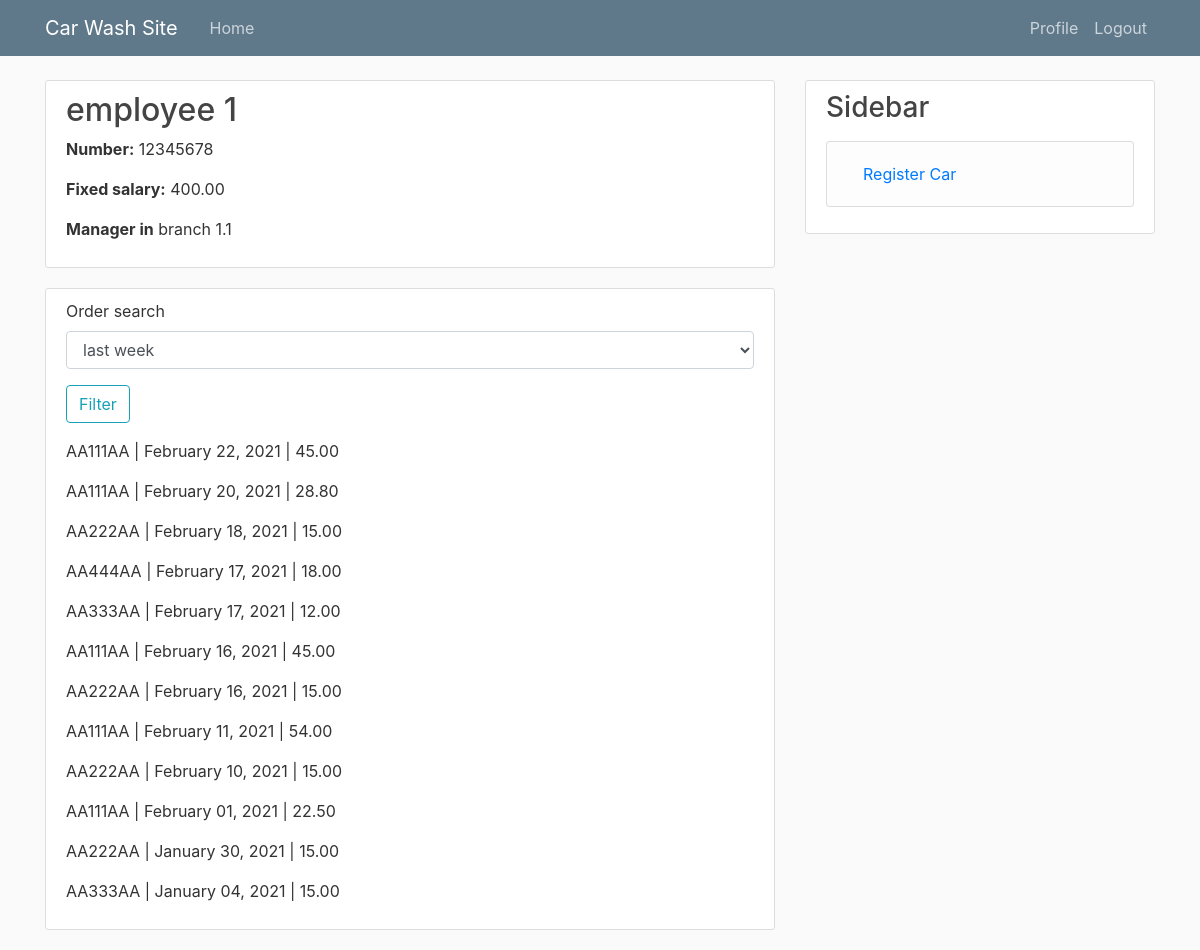
The app's page /employee/detail/ (signed in), older data.
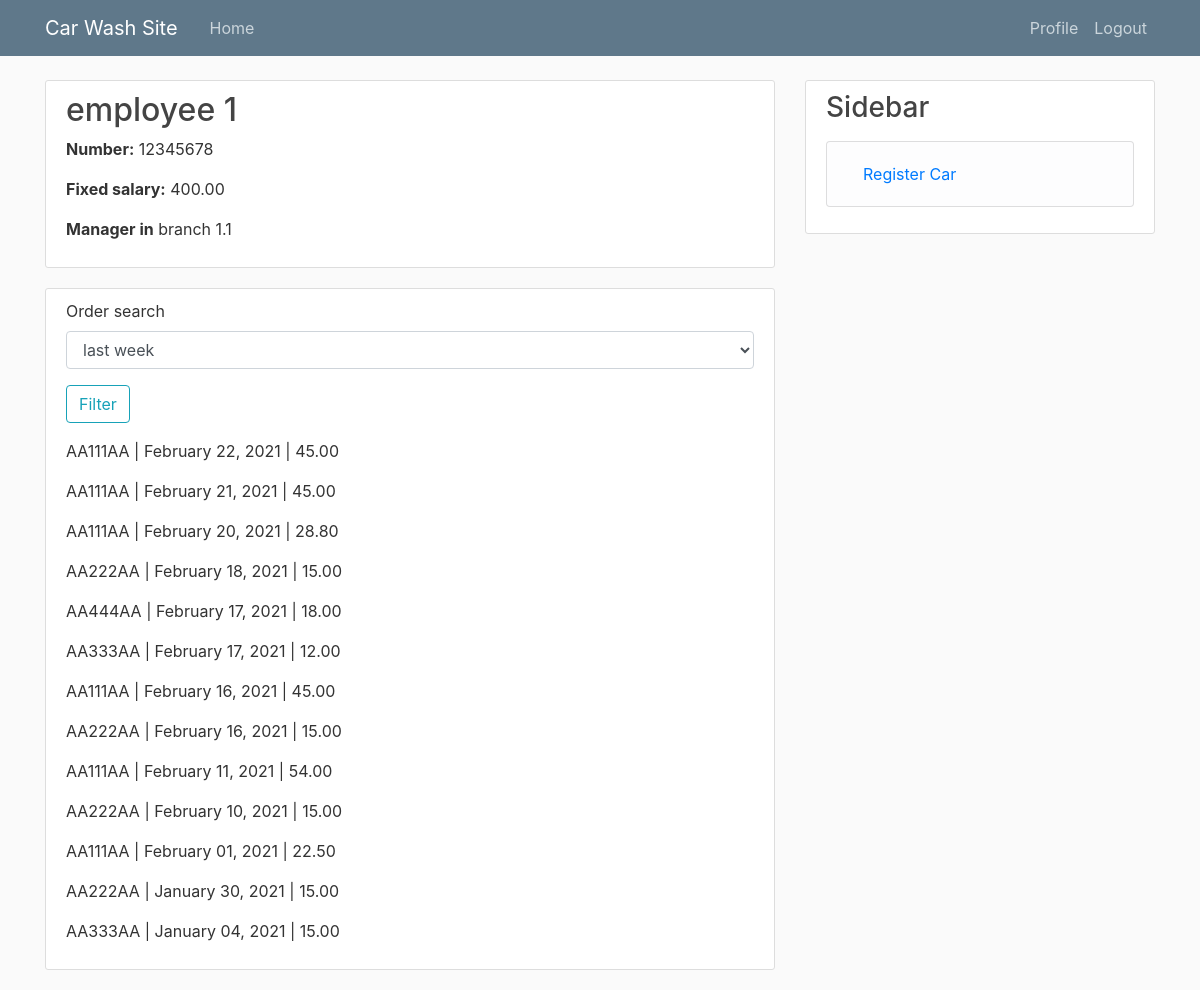
The same page, newer data.
### car_wash_app/models.py (models this page shows, shortened)
class EmployeeProfile(models.Model):
    employee = models.OneToOneField(
        User,
        on_delete=models.CASCADE,
        verbose_name=_("Employee"),
        related_name="employeeprofile",
    )
    full_name = models.CharField(_("Full Name"), max_length = 255)
    age = models.PositiveSmallIntegerField(_("Age"))
    mobile_number = models.CharField(max_length=20, verbose_name=_("Mobile Number"))
    manager = models.BooleanField(default=False, verbose_name=_("Manager"))
    branch = models.ForeignKey(
        Branch,
        on_delete=models.CASCADE,
        verbose_name=_("Branch"),
        related_name="employee",
    )
    salary = models.DecimalField(
        max_digits=8,
        decimal_places=2,
        verbose_name=_('Salary'),
        help_text='in Lari',
    )
    order_percentage = models.IntegerField(verbose_name=_("Percentage of order price"))
    class Meta:
        constraints = [
            UniqueConstraint(
                fields=['branch'],
                condition=Q(manager=True),
                name="unique_together_manager_branch",
            )
        ]

class Branch(models.Model):
    company = models.ForeignKey(
        CompanyProfile,
        on_delete=models.CASCADE,
        verbose_name=_("Company"),
        related_name="branch",
    )
    title = models.CharField(max_length=255, verbose_name=_('Branch'))
    location = models.OneToOneField(Location, on_delete=models.PROTECT, verbose_name=_("Location"))
    description = models.TextField(verbose_name=_("Description"))
    image = models.ImageField(null=True, blank=True, upload_to="pictures", verbose_name=_("Image"))
    def __str__(self):
        return self.title
    class Meta:
        verbose_name = _('Branch')
        verbose_name_plural = _('Branches')

class Order(models.Model):
    car = models.ForeignKey(
        to='Car', related_name='orders',
        on_delete=models.PROTECT,
    )
    branch = models.ForeignKey(Branch, on_delete=models.CASCADE, verbose_name=_("Branch"))
    employee = models.ForeignKey(
        to='EmployeeProfile', on_delete=models.SET_NULL,
        null=True, related_name='orders',
    )
    employee_order_percentage = models.IntegerField(_("Employee percetage from order price"))
    coupon = models.ForeignKey(
        to='Coupon', related_name='orders',
        on_delete=models.SET_NULL,
        null=True, blank=True,
    )
    wash_type = models.ForeignKey(
        to='WashType', related_name='orders',
        on_delete=models.PROTECT,
    )
    note = models.TextField(null=True, blank=True, verbose_name=_("Note"))
    price = models.DecimalField(max_digits=4, decimal_places=2, verbose_name=_("Price"))
    created_date = models.DateTimeField(auto_now_add=True, verbose_name=_("Created date"))
    start_date = models.DateTimeField(verbose_name=_('Scheduled time'))
    end_date = models.DateTimeField(verbose_name=_('End time'), null=True, blank=True)
    class Meta:
        verbose_name = _('Order')
        verbose_name_plural = _('Orders')
        unique_together = ['employee', 'start_date']

class Car(models.Model):
    car_type = models.ForeignKey(
        to='CarType',
        on_delete=models.SET_NULL,
        null=True, related_name='cars'
    )
    licence_plate = models.CharField(max_length=20, verbose_name=_("License plate"))
    class Meta:
        verbose_name = _('Car')
        verbose_name_plural = _('Cars')

### car_wash_app/views.py (the view)
# urls.py: path('employee/detail/', user_views.employee_profile, name="employee-detail"),
@login_required
def employee_profile(request: WSGIRequest) -> HttpResponse:
    employee = request.user.employeeprofile
    order_search_form = OrderSearchForm()
    orders = employee.orders.order_by("-start_date")
    earned_money_q = ExpressionWrapper(
        F('price') * F('employee__order_percentage') / Decimal('100.0'),
        output_field=DecimalField())
    def employeeinfo(x):
        employee_info = employee.orders.filter(end_date__lte=timezone.now()) \
            .annotate(earned_per_order=earned_money_q) \
            .aggregate(
            earned_money=Sum(
                'earned_per_order',
                filter=Q(start_date__gte=(timezone.now() - x))
            ),
            washed_amount=Count(
                'id',
                filter=Q(start_date__gte=(timezone.now() - x))
            ))
        return employee_info
    employee_info = {}
    if request.method == "GET":
        order_search_form = OrderSearchForm(request.GET)
        if order_search_form.is_valid():
            data = order_search_form.cleaned_data["order_search"]
            if data == "1":
                orders = employee.orders.filter(start_date__gte=(timezone.now()\
                - datetime.timedelta(weeks=1))).order_by("-start_date")
                employee_info = employeeinfo(datetime.timedelta(days=7))
            elif data == "2":
                orders = employee.orders.filter(start_date__gte=(timezone.now()\
                 - datetime.timedelta(days=30))).order_by("-start_date")
                employee_info = employeeinfo(datetime.timedelta(days=30))
            elif data == "3":
                orders = employee.orders.filter(start_date__gte=(timezone.now()\
                 - datetime.timedelta(days=365))).order_by("-start_date")
                employee_info = employeeinfo(datetime.timedelta(days=365))
    return render(request, 'car_wash_app/employee_detail.html', context={
        "employee": employee,
        "order_search_form": order_search_form,
        "orders": orders,
        **employee_info
    })

### car_wash_app/forms.py
class OrderSearchForm(forms.Form):
    CHOICE = (("1", "last week"), ("2", "last month"), ("3", "last year"))
    order_search = forms.ChoiceField(choices=CHOICE, required=False)

### car_wash_app/templates/car_wash_app/employee_detail.html (shortened to what this page needs)
{% extends "car_wash_app/base.html" %}
{% load crispy_forms_tags %}
{% block content %}
<div class = "content-section">
  <h2>{{employee.full_name}}</h2>
  <p><strong> Number:</strong> {{employee.mobile_number}}</p>
  <p><strong>Fixed salary:</strong> {{employee.salary}}</p>
  {% if employee.manager %}
    <p><strong>Manager in</strong> {{employee.branch}}</p>
  {% else %}
    <p><strong>Employee in {{employee.branch}}</strong></p>
  {% endif %}
</div>
<div class = "content-section">
    <div>
    <form method = "GET" action=".">
      {{order_search_form|crispy}}
      <div class = "form-group">
          <button class = "btn btn-outline-info" type = "submit">Filter</button>
      </div>
    </form>
    </div>
    {% for order in orders %}
      <p>{{order.car.licence_plate}} | {{order.start_date|date:"F d, Y"}} | {{order.price}}</p>
    {% endfor %}
</div>
{% endblock content%}

### car_wash_app/templates/car_wash_app/base.html (shortened to what this page needs)
{% load static %}
<!DOCTYPE html>
<html>
    <head>
      <link rel="stylesheet" href="https://stackpath.bootstrapcdn.com/bootstrap/4.3.1/css/bootstrap.min.css">
      <link rel="stylesheet"  type = "text/css" href="{% static 'car_wash_app/main.css' %}" >
    </head>
    <body>
      <header class="site-header">
        <nav class="navbar navbar-expand-md navbar-dark bg-steel fixed-top">
          <div class="container">
            <a class="navbar-brand mr-4" href="{% url 'home' %}">Car Wash Site</a>
            <div class="collapse navbar-collapse" id="navbarToggle">
              <div class="navbar-nav mr-auto">
                <a class="nav-item nav-link" href="{% url 'home' %}">Home</a>
              </div>
              <div class="navbar-nav">
                {% if user.is_authenticated and user.status == 1 %}
                  <a class="nav-item nav-link" href="{% url 'profile' %}">Profile</a>
                  <a class="nav-item nav-link" href="{% url 'branch-create' %}">New Branch</a>
                  <a class="nav-item nav-link" href="{% url 'order-create' %}">New Order</a>
                  <a class="nav-item nav-link" href="{% url 'logout' %}">Logout</a>
                {% elif user.is_authenticated and user.status == 2 %}
                  <a class="nav-item nav-link" href="{% url 'employee-detail' %}">Profile</a>
                  <a class="nav-item nav-link" href="{% url 'logout' %}">Logout</a>
                {% else %}
                  <a class="nav-item nav-link" href="{% url 'company-register' %}">Register</a>
                  <a class="nav-item nav-link" href="{% url 'login' %}">Login</a>
                {% endif %}
              </div>
            </div>
          </div>
        </nav>
      </header>
      <main role="main" class="container">
        <div class="row">
          <div class="col-md-8">
            {% block content %}{% endblock %}
          </div>
          <div class="col-md-4">
            <div class="content-section">
              <h3>Sidebar</h3>
              <p class='text-muted'>
                <ul class="list-group">
                  <li class="list-group-item list-group-item-light">
                    <a class="nav-item nav-link" href="{% url 'car-register' %}">Register Car</a>
                  </li>
                </ul>
              </p>
            </div>
          </div>
        </div>
      </main>
    </body>
</html>

### car_wash_app/static/car_wash_app/main.css (style rules this page uses)
body { background: #fafafa; color: #333333; margin-top: 5rem; }
h1, h2, h3, h4, h5, h6 { color: #444444; }
ul { margin: 0; }
.bg-steel { background-color: #5f788a; }
.site-header .navbar-nav .nav-link { color: #cbd5db; }
.content-section { background: #ffffff; padding: 10px 20px; border: 1px solid #dddddd; border-radius: 3px; margin-bottom: 20px; }

Row changes from the older to the newer data that the page shows:
added Order: car.licence_plate "AA111AA", start_date "February 21, 2021", price "45.00"
